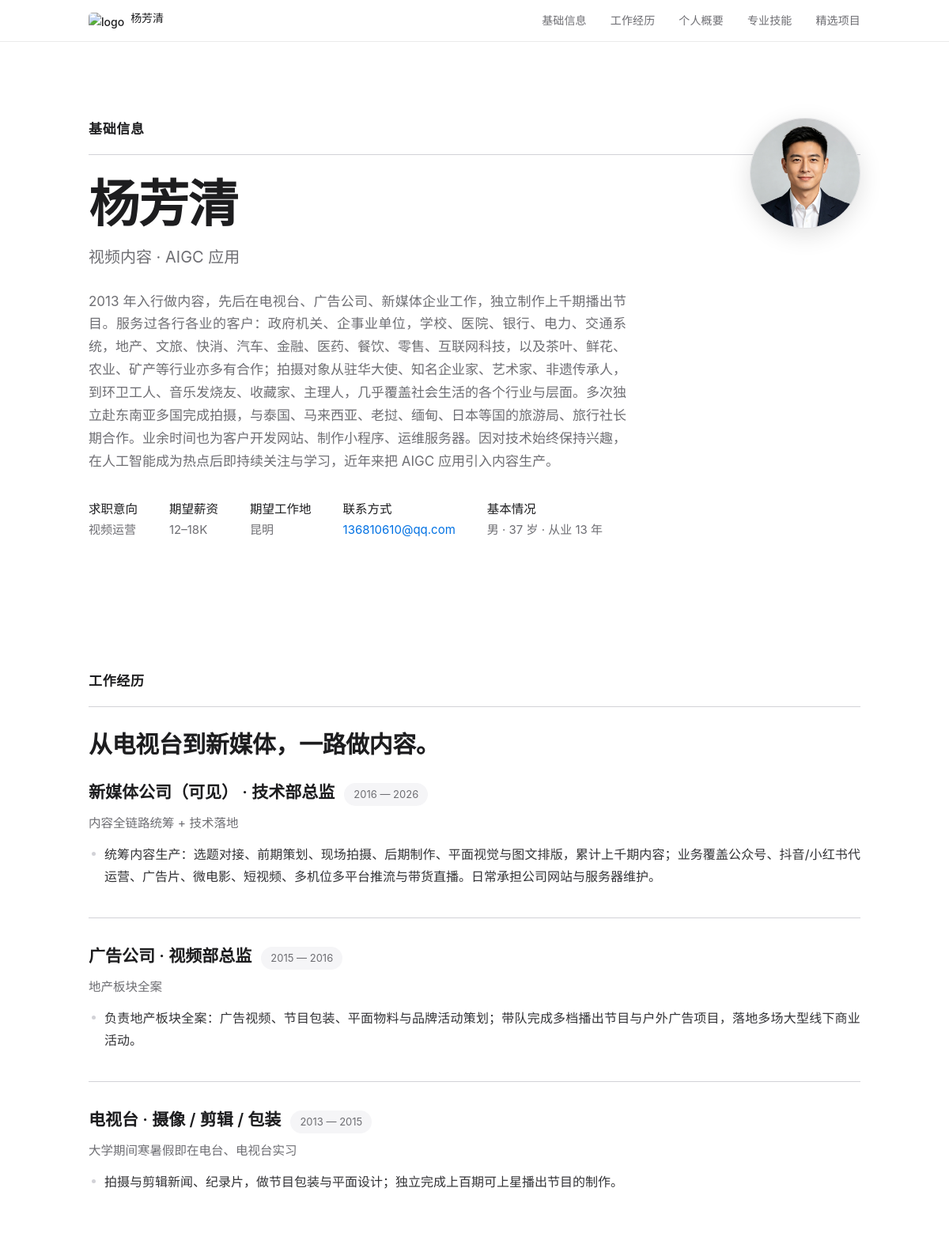
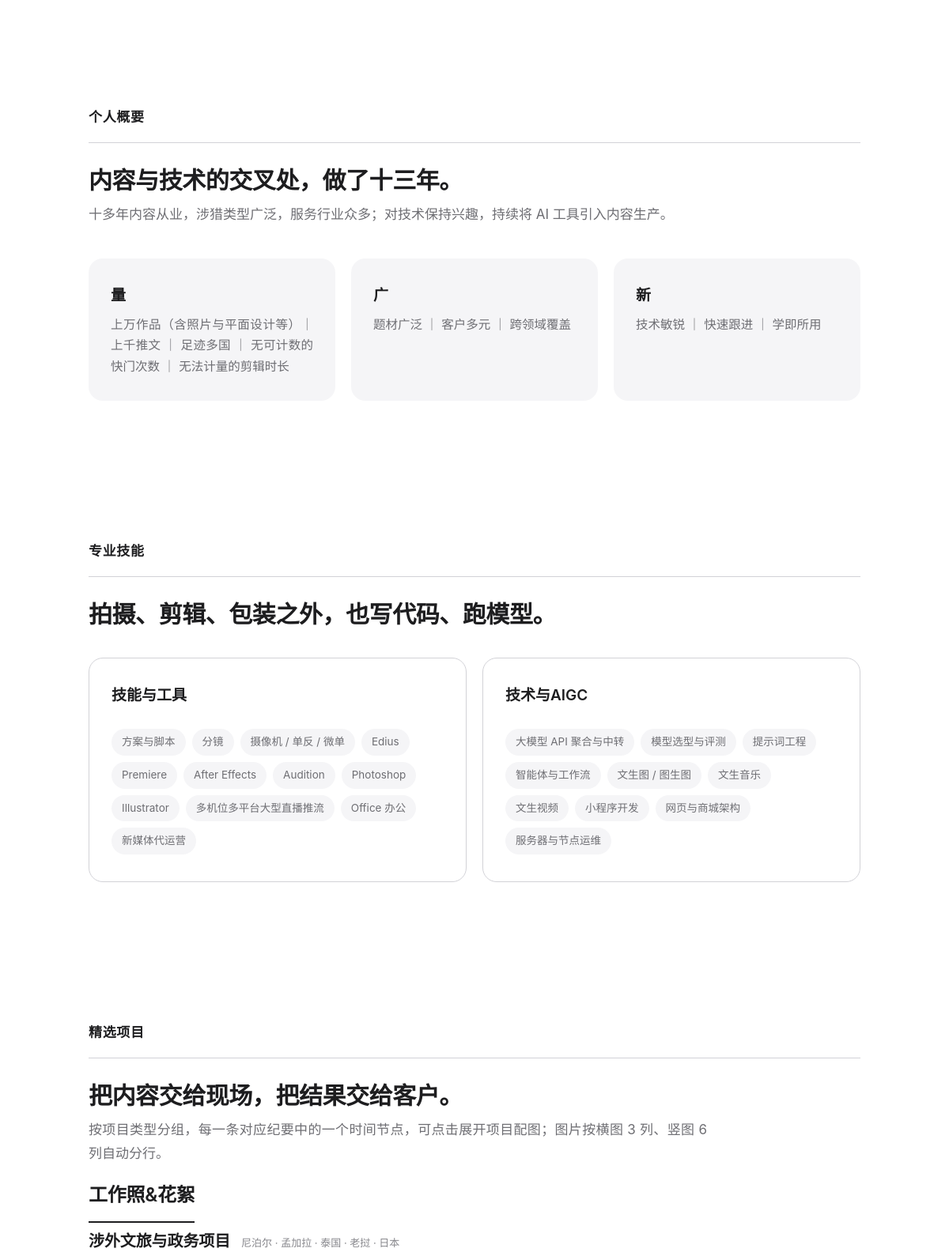
The page / (upper part) on the database its author committed (2 pictures, top to bottom).
### tables this page shows
CREATE TABLE basic_info (
  id       INTEGER PRIMARY KEY CHECK (id = 1),
  name     TEXT NOT NULL DEFAULT '',
  role     TEXT NOT NULL DEFAULT '',
  lead     TEXT NOT NULL DEFAULT '',
  intent   TEXT NOT NULL DEFAULT '',    -- 求职意向
  salary   TEXT NOT NULL DEFAULT '',    -- 期望薪资
  location TEXT NOT NULL DEFAULT '',    -- 期望工作地
  email    TEXT NOT NULL DEFAULT '',
  profile  TEXT NOT NULL DEFAULT ''     -- 基本情况（性别/年龄/年限）
, avatar TEXT NOT NULL DEFAULT '');

CREATE TABLE sections (
  key       TEXT PRIMARY KEY,     -- summary / projects / aigc / experience / skills
  nav_label TEXT NOT NULL DEFAULT '',
  eyebrow   TEXT NOT NULL DEFAULT '',
  title     TEXT NOT NULL DEFAULT '',
  subtitle  TEXT NOT NULL DEFAULT ''
, sort INTEGER NOT NULL DEFAULT 0);

CREATE TABLE experiences (
  id          INTEGER PRIMARY KEY AUTOINCREMENT,
  position    TEXT NOT NULL,
  org         TEXT NOT NULL DEFAULT '',
  org_desc    TEXT NOT NULL DEFAULT '',      -- 职位一句话描述（前台 org 行）
  years       TEXT NOT NULL DEFAULT '',
  content     TEXT NOT NULL DEFAULT '',      -- 工作内容（每行一条）
  detail_html TEXT NOT NULL DEFAULT '',      -- 工作详情（富文本）
  sort        INTEGER NOT NULL DEFAULT 0
);

CREATE TABLE summary_cards (
  id      INTEGER PRIMARY KEY AUTOINCREMENT,
  title   TEXT NOT NULL,
  content TEXT NOT NULL,
  sort    INTEGER NOT NULL DEFAULT 0
);

CREATE TABLE skill_cards (
  id    INTEGER PRIMARY KEY AUTOINCREMENT,
  title TEXT NOT NULL,
  sort  INTEGER NOT NULL DEFAULT 0
);

CREATE TABLE skill_tags (
  id      INTEGER PRIMARY KEY AUTOINCREMENT,
  card_id INTEGER NOT NULL REFERENCES skill_cards(id) ON DELETE CASCADE,
  name    TEXT NOT NULL,
  sort    INTEGER NOT NULL DEFAULT 0
);

CREATE TABLE classifications (id INTEGER PRIMARY KEY AUTOINCREMENT, name TEXT NOT NULL, sort INTEGER NOT NULL DEFAULT 0);

CREATE TABLE categories (id INTEGER PRIMARY KEY AUTOINCREMENT, classification_id INTEGER NOT NULL DEFAULT 0, name TEXT NOT NULL, subtitle TEXT NOT NULL DEFAULT '', tags TEXT NOT NULL DEFAULT '', sort INTEGER NOT NULL DEFAULT 0);

### app.py (the view)
@app.get("/")
def index():
    data = load_site_data()
    return render_template(
        "index.html",
        info=data[0],
        summary=data[1],
        cards=data[2],
        classifications=data[3],
        exps=data[4],
        skills=data[5],
        skill_cards=data[6],
    )

### app.py (called while the page is built, shortened)
@app.after_request
def add_cache_headers(resp):
    if resp.status_code == 200 and request.path.startswith("/static/"):
        if "/uploads/" in request.path:
            resp.headers["Cache-Control"] = "public, max-age=31536000, immutable"
        else:
            resp.headers["Cache-Control"] = "no-cache"
    return resp

@app.context_processor
def inject_site_name():
    name = "杨芳清"
    try:
        conn = db.get_db()
        row = conn.execute("SELECT name FROM basic_info WHERE id=1").fetchone()
        conn.close()
        if row and row["name"]:
            name = row["name"]
    except Exception:
        pass
    return {"site_name": name}

def slug_dir(name):
    s = re.sub(r'[\\/:*?"<>|]', "-", str(name)).strip()
    return s or "untitled"

def img_url(cat_name, pid, proj_title, filename):
    path = "uploads/{}/{}/{}".format(
        slug_dir(cat_name), f"{pid}-{slug_dir(proj_title)}", filename
    )
    local = url_for("static", filename=path)
    _load_cdn_cfg()
    if _cdn_cfg["enabled"] and _cdn_cfg["base"]:
        return _cdn_cfg["base"] + local
    return local

def _load_cdn_cfg():
    if _cdn_cfg["loaded"]:
        return

def _cdn_url(u):
    _load_cdn_cfg()
    if _cdn_cfg["enabled"] and _cdn_cfg["base"] and u.startswith("/"):
        return _cdn_cfg["base"] + u
    return u

def _cdn_html(h):
    _load_cdn_cfg()
    if _cdn_cfg["enabled"] and _cdn_cfg["base"] and h:
        return h.replace("/static/", _cdn_cfg["base"] + "/static/")
    return h

@app.context_processor
def inject_sections():
    try:
        conn = db.get_db()
        rows = conn.execute("SELECT * FROM sections ORDER BY sort, key").fetchall()
        conn.close()
        sec = {r["key"]: r for r in rows}
        nav_items = []
        for r in rows:
            item = dict(r)
            item["anchor"] = _SEC_ANCHOR.get(r["key"], "")
            nav_items.append(item)
    except Exception:
        sec, nav_items = {}, []
    return {"sections": sec, "nav_items": nav_items}

@app.context_processor
def inject_admin_active():
    p = request.path
    for prefix, key in _ADMIN_ACTIVE:
        if p == prefix or p.startswith(prefix + "/"):
            return {"active": key}
    return {"active": ""}

### db.py (called while the page is built)
def get_db():
    conn = sqlite3.connect(DB, timeout=10)
    conn.row_factory = sqlite3.Row
    conn.execute("PRAGMA foreign_keys = ON")
    conn.execute("PRAGMA busy_timeout = 5000")
    return conn

### templates/index.html (shortened to what this page needs)
{% extends "base.html" %}
{% block content %}
{% for s in nav_items %}
{% if s.key == 'basic' %}
<section class="hero{% if info.avatar %} with-avatar{% endif %}">
  {% if info.avatar %}
  <div class="hero-avatar"><img src="{{ url_for('static', filename='uploads/_avatar/' + info.avatar) | cdn }}" alt="{{ info.name }}"></div>
  {% endif %}
  <div class="hero-text">
    <p class="eyebrow">{{ s.nav_label }}</p>
    <h1>{{ info.name }}</h1>
    <p class="role">{{ info.role }}</p>
    <p class="lead">{{ info.lead }}</p>
    <div class="facts">
      <div><b>求职意向</b>{{ info.intent }}</div>
      <div><b>期望薪资</b>{{ info.salary }}</div>
      <div><b>期望工作地</b>{{ info.location }}</div>
      <div><b>联系方式</b><a href="mailto:{{ info.email }}">{{ info.email }}</a></div>
      <div><b>基本情况</b>{{ info.profile }}</div>
    </div>
  </div>
</section>
{% elif s.key == 'summary' %}
<section id="summary">
  <p class="eyebrow">{{ s.nav_label }}</p>
  <h2>{{ s.title if s.title else summary.title }}</h2>
  {% if s.subtitle %}<p class="sub">{{ s.subtitle }}</p>{% endif %}
  <div class="cards">
    {% for c in cards %}
    <div class="card"><h3>{{ c.title }}</h3><p>{{ c.content }}</p></div>
    {% endfor %}
  </div>
</section>
{% elif s.key == 'projects' %}
<section id="projects">
  <p class="eyebrow">{{ s.nav_label }}</p>
  <h2>{{ s.title if s.title else '把内容交给现场，把结果交给客户。' }}</h2>
  {% if s.subtitle %}<p class="sub">{{ s.subtitle }}</p>{% endif %}
  {% for cl in classifications %}
  <div class="cl">
    <h3 class="cat-title">{{ cl.name }}</h3>
    {% for cat in cl.groups %}
    <div class="group">
      <div class="group-head"><h3>{{ cat.name }}</h3><span class="count">{{ cat.subtitle }}</span></div>
    </div>
    {% endfor %}
  </div>
  {% endfor %}
</section>
{% elif s.key == 'experience' %}
<section id="exp">
  <p class="eyebrow">{{ s.nav_label }}</p>
  <h2>{{ s.title if s.title else '电视台、广告公司、新媒体。' }}</h2>
  {% for e in exps %}
  <div class="job">
    <div class="head"><h3>{{ e.org }} · {{ e.position }}</h3><span class="years">{{ e.years }}</span></div>
    {% if e.org_desc %}<p class="org">{{ e.org_desc }}</p>{% endif %}
    <ul>
      {% for line in e.content.split('\n') %}<li>{{ line }}</li>{% endfor %}
    </ul>
  </div>
  {% endfor %}
</section>
{% elif s.key == 'skills' %}
<section id="skill">
  <p class="eyebrow">{{ s.nav_label }}</p>
  <h2>{{ s.title if s.title else skills.title }}</h2>
  <div class="skill-grid">
    {% for c in skill_cards %}
    <div class="skill">
      <h3>{{ c.title }}</h3>
      <div class="chips">{% for t in c.tags %}<span class="chip">{{ t.name }}</span>{% endfor %}</div>
    </div>
    {% endfor %}
  </div>
</section>
{% endif %}
{% endfor %}
{% endblock %}

### templates/base.html (shortened to what this page needs)
<!DOCTYPE html>
<html lang="zh-CN">
<head>
<link rel="stylesheet" href="{{ url_for('static', filename='css/style.css') }}">
</head>
<body>
<nav class="bar">
  <ul>
    <li class="brand"><img src="{{ url_for('static', filename='logo.webp') | cdn }}" alt="logo" class="brand-logo">{{ info.name }}</li>
    {% for s in nav_items %}
    {% if s.key != 'system' and s.anchor %}
    <li><a href="#{{ s.anchor }}">{{ s.nav_label }}</a></li>
    {% endif %}
    {% endfor %}
  </ul>
</nav>
<main id="top">
{% block content %}{% endblock %}
</main>
</body>
</html>

### rows shown on the page
basic_info: name "杨芳清", role "视频内容 · AIGC 应用", lead "2013 年入行做内容，先后在电视台、广告公司、新媒体企业工作，独立制作上千期播出节目。服务过各行各业的客户：政府机关、企事业单位，学校、医院、银行、电力、交通系统，地产、文旅、快消、汽车、金融、医药、餐饮、零售、互联网科技，以及茶叶、鲜花、农业、矿产等行业亦多有合作；拍摄对象从驻华大使、知名企业家、艺术家、非遗传承人，到环卫工人、音乐发烧友、收藏家、主理人，几乎覆盖社会生活的各个行业与层面。多次独立赴东南亚多国完成拍摄，与泰国、马来西亚、老挝、缅甸、日本等国的旅游局、旅行社长期合作。业余时间也为客户开发网站、制作小程序、运维服务器。因对技术始终保持兴趣，在人工智能成为热点后即持续关注与学习，近年来把 AIGC 应用引入内容生产。", intent "视频运营", salary "12–18K", location "昆明", email "136810610@qq.com", profile "男 · 37 岁 · 从业 13 年"
sections: nav_label "基础信息", avatar (picture)
sections: nav_label "工作经历", title "从电视台到新媒体，一路做内容。"
sections: nav_label "个人概要", title "内容与技术的交叉处，做了十三年。", subtitle "十多年内容从业，涉猎类型广泛，服务行业众多；对技术保持兴趣，持续将 AI 工具引入内容生产。"
sections: nav_label "专业技能", title "拍摄、剪辑、包装之外，也写代码、跑模型。"
sections: nav_label "精选项目", title "把内容交给现场，把结果交给客户。", subtitle "按项目类型分组，每一条对应纪要中的一个时间节点，可点击展开项目配图；图片按横图 3 列、竖图 6 列自动分行。"
experiences: org "新媒体公司（可见）", position "技术部总监", years "2016 — 2026", org_desc "内容全链路统筹 + 技术落地", content "统筹内容生产：选题对接、前期策划、现场拍摄、后期制作、平面视觉与图文排版，累计上千期内容；业务覆盖公众号、抖音/小红书代运营、广告片、微电影、短视频、多机位多平台推流与带货直播。日常承担公司网站与服务器维护。"
experiences: org "广告公司", position "视频部总监", years "2015 — 2016", org_desc "地产板块全案", content "负责地产板块全案：广告视频、节目包装、平面物料与品牌活动策划；带队完成多档播出节目与户外广告项目，落地多场大型线下商业活动。"
experiences: org "电视台", position "摄像 / 剪辑 / 包装", years "2013 — 2015", org_desc "大学期间寒暑假即在电台、电视台实习", content "拍摄与剪辑新闻、纪录片，做节目包装与平面设计；独立完成上百期可上星播出节目的制作。"
summary_cards: title "量", content "上万作品（含照片与平面设计等）｜ 上千推文 ｜ 足迹多国 ｜ 无可计数的快门次数 ｜ 无法计量的剪辑时长"
summary_cards: title "广", content "题材广泛 ｜ 客户多元 ｜ 跨领域覆盖"
summary_cards: title "新", content "技术敏锐 ｜ 快速跟进 ｜ 学即所用"
skill_cards: title "技能与工具"
skill_tags: name "方案与脚本"
skill_tags: name "分镜"
skill_tags: name "摄像机 / 单反 / 微单"
skill_tags: name "Edius"
skill_tags: name "Premiere"
skill_tags: name "After Effects"
skill_tags: name "Audition"
skill_tags: name "Photoshop"
skill_tags: name "Illustrator"
skill_tags: name "多机位多平台大型直播推流"
skill_tags: name "Office 办公"
skill_tags: name "新媒体代运营"
skill_cards: title "技术与AIGC"
skill_tags: name "大模型 API 聚合与中转"
skill_tags: name "模型选型与评测"
skill_tags: name "提示词工程"
skill_tags: name "智能体与工作流"
skill_tags: name "文生图 / 图生图"
skill_tags: name "文生音乐"
skill_tags: name "文生视频"
skill_tags: name "小程序开发"
skill_tags: name "网页与商城架构"
skill_tags: name "服务器与节点运维"
classifications: name "工作照&花絮"
categories: name "涉外文旅与政务项目", subtitle "尼泊尔 · 孟加拉 · 泰国 · 老挝 · 日本"
